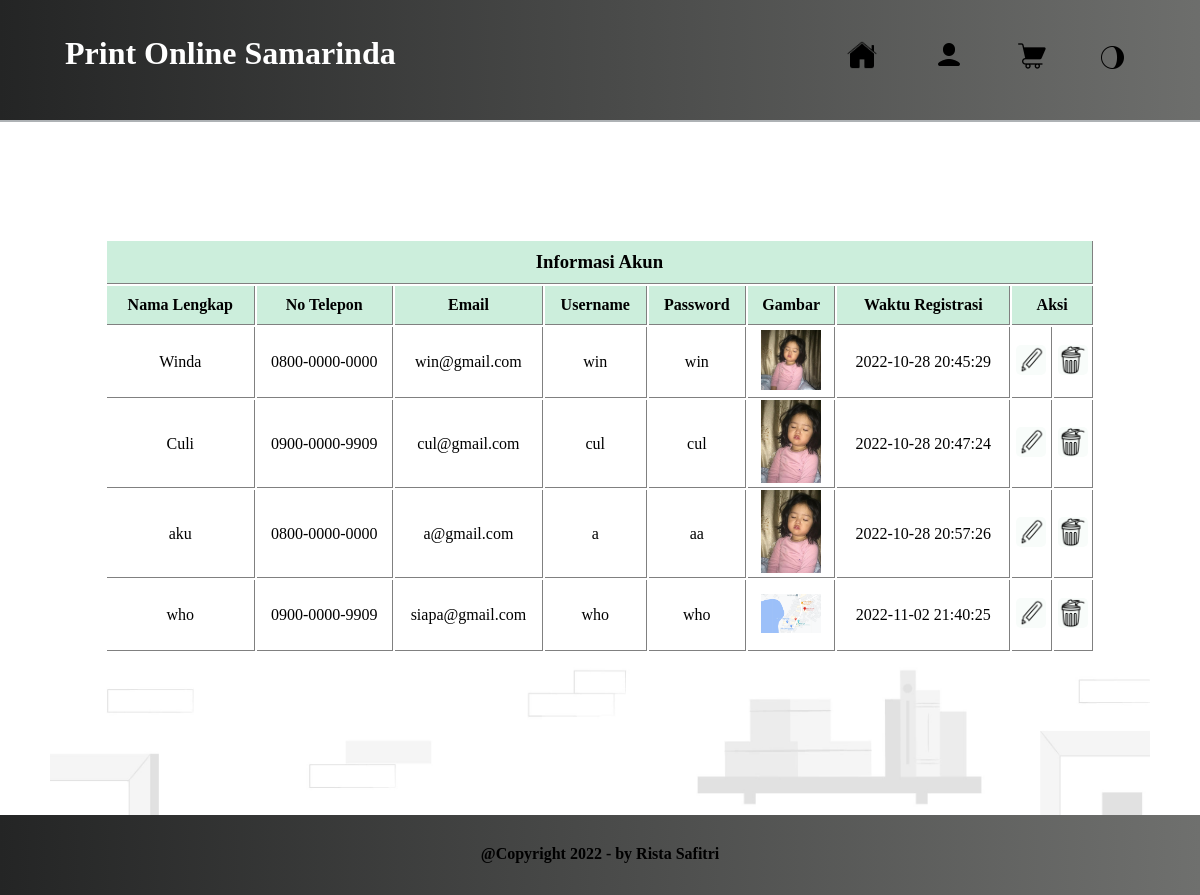
The page /aboutme.php on the database its author committed.
### tables this page shows
CREATE TABLE `datagambar` (
  `id` int(64) NOT NULL,
  `id_users` int(64) NOT NULL,
  `nama_file` varchar(255) NOT NULL,
  `file` varchar(255) NOT NULL,
  `waktu` datetime NOT NULL
);

CREATE TABLE `users` (
  `id` int(64) NOT NULL,
  `nama` varchar(255) NOT NULL,
  `email` varchar(255) NOT NULL,
  `telp` varchar(255) NOT NULL,
  `regisUsername` varchar(255) NOT NULL,
  `regisPassword` varchar(255) NOT NULL
);

### aboutme.php (the view, shortened to what this page needs)
<!DOCTYPE html>
<html lang="en">
<head>
    <link rel="stylesheet" href="style0.css">
    <link rel="stylesheet" href="style.css">
    <link rel="stylesheet" href="login-style.css">
</head>
<body>
    <div class="header">
        <div class="header-logo">Print Online Samarinda</div>
        <div class="header-item">
            <ul>
                <li><button id="mode"><img src="logo/icons8-waning-gibbous-50.png" alt="dark mode" width="25px"></button></li>
                <li><img src="logo/icons8-cart-32.png" alt="cart"></li>
                <li><img src="logo/icons8-user-30.png" alt="akun"></li>
                <li><a href="home.php"><img id="home" src="logo/icons8-home-page-50.png" alt="Akun" width="40px" height="40px"></a></li>
            </ul>
            </div>
        </div>
    <div class="list-table center" style="overflow-x: auto;">
        <div class="searching">
            <form action="" method="get">
                <input type="text" name="search" placeholder="Searching for.." class="search">
                <input type="submit" name="submit" value="cari" class="cari">
            </form>
        </div>
        <table>
            <thead>
                <tr>
                    <th colspan="9" class="thead">
                        <h3 class="center">Informasi Akun</h3>
                    </th>
                </tr>
                <tr>
                    <th nowrap>Nama Lengkap</th>
                    <th>No Telepon</th>
                    <th>Email</th>
                    <th>Username</th>
                    <th>Password</th>
                    <th>Gambar</th>
                    <th>Waktu Registrasi</th>
                    <th colspan="2">Aksi</th>
                </tr>
            </thead>
            <tbody>
                <?php
                require "config.php";
                if(isset($_GET['search'])){
                    $search = $_GET['search'];
                    $query = mysqli_query($db, "SELECT * FROM users INNER JOIN datagambar ON users.id=datagambar.id_users WHERE nama LIKE '%$search%'");;
                } else {
                    $query = mysqli_query($db, "SELECT * FROM users INNER JOIN datagambar ON users.id=datagambar.id_users");
                }
                while ($row = mysqli_fetch_assoc($query)) {
                ?>
                    <tr>
                        <td nowrap><center><?=$row['nama']?></center></td>
                        <td><center><?=$row['telp']?></center></td>
                        <td><center><?=$row['email']?></center></td>
                        <td><center><?=$row['regisUsername']?></center></td>
                        <td><center><?=$row['regisPassword']?></center></td>
                        <td><center><img width="60px" src="images/.<?=$row['file']?>" alt="<?=$row['file']?>"></center> </td>
                        <td><center><?=$row['waktu']?></center></td>
                        <td class="edit">
                            <a href="edit.php?id=<?=$row['id']?>">
                                <center><img src="logo/icons8-edit-64.png" alt="edit" width="30" height="30"></center>
                            </a>
                        </td>
                        <td class="hapus">
                            <a href="hapus.php?id=<?=$row['id']?>">
                                <center><img src="logo/icons8-delete-64.png" alt="hapus"width="30" height="30"></center>
                            </a>
                        </td>
                    </tr>
                <?php
                }
                ?>
            </tbody>
        </table>
        <img class="latar" src="image/login-background0.jpg" alt="">
    </div>
    <div class="copyright">
        <p><center>@Copyright 2022 - by Rista Safitri</center></p>
    </div>
</body>
</html>

### style0.css (style rules this page uses)
* { margin: 0; padding: 0; }
thead tr { background-color: #cceedc; color: black; }
th { padding: 10px 5px; border-bottom: 1px solid grey; border-right: 1px solid grey; }
td { height: 40px; border-bottom: 1px solid grey; border-right: 1px solid grey; }
table { margin-top: 200px; width: 90%; }
table a { padding: 10px; border-radius: 5px; }
.list-table { margin: 0 50px; display: flex; flex-direction: column; }
.center { display: flex; justify-content: center; align-items: center; }
.edit img { background-color: #f8fcfa; border-radius: 5px; }
.hapus img { background-color: #f8fcfa; border-radius: 5px; }

### style.css (style rules this page uses)
* { margin: 0; padding: 0; }
.header { background-image: linear-gradient(to right, rgb(36, 37, 37), rgb(111, 112, 110)); padding: 15px; justify-content: space-between; height: 90px; width: 100%; position: fixed; display: flex; border-bottom: 2.5px solid #aeb2b5; }
.header-logo { color: white; float: left; font-size: 32px; font-weight: bold; padding: 20px 50px; }
.header-item { float: left; padding-right: 70px; }
.header-item li { float: right; display: flex; font-size: 24px; padding-top: 25px; padding-left: 32px; padding-right: 20px; list-style-type: none; justify-items: space-between; }
#mode { background-color: rgba(255, 255, 255, 0); border: none; margin-top: 5px; }
#home { margin-top: -3px; }
.copyright { background-image: linear-gradient(to right, rgb(36, 37, 37), rgb(111, 112, 110)); height: 50px; padding-top: 30px; font-size: 16px; font-weight: bold; width: 100%; }

### login-style.css (style rules this page uses)
.latar { height: 100%; width: 100%; display: flex; }
form { display: grid; grid-template-columns: 200px 1fr; grid-gap: 16px; padding-left: 40%; padding-right: 35%; }
.search { padding: 10px 5px; width: 500px; }

### rows shown on the page
datagambar: id_users.nama "Winda", id_users.telp "0800-0000-0000", id_users.email "win@gmail.com", id_users.regisUsername "win", id_users.regisPassword "win", file (picture), waktu "2022-10-28 20:45:29"
datagambar: id_users.nama "Culi", id_users.telp "0900-0000-9909", id_users.email "cul@gmail.com", id_users.regisUsername "cul", id_users.regisPassword "cul", file (picture), waktu "2022-10-28 20:47:24"
datagambar: id_users.nama "aku", id_users.telp "0800-0000-0000", id_users.email "a@gmail.com", id_users.regisUsername "a", id_users.regisPassword "aa", file (picture), waktu "2022-10-28 20:57:26"
datagambar: id_users.nama "who", id_users.telp "0900-0000-9909", id_users.email "siapa@gmail.com", id_users.regisUsername "who", id_users.regisPassword "who", file (picture), waktu "2022-11-02 21:40:25"
